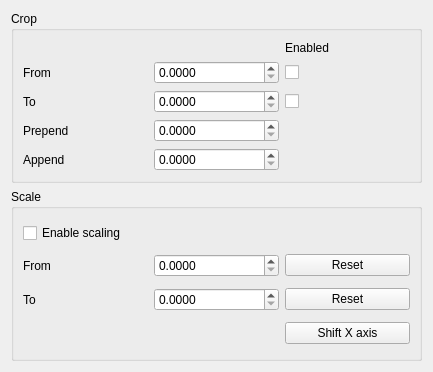
<?xml version="1.0" encoding="UTF-8"?>
<ui version="4.0">
 <class>CropScaleWidget</class>
 <widget class="QWidget" name="CropScaleWidget">
  <property name="geometry">
   <rect>
    <x>0</x>
    <y>0</y>
    <width>433</width>
    <height>372</height>
   </rect>
  </property>
  <property name="windowTitle">
   <string>Form</string>
  </property>
  <layout class="QVBoxLayout" name="verticalLayout">
   <item>
    <layout class="QVBoxLayout" name="verticalLayout_2">
     <item>
      <widget class="QGroupBox" name="qgbox_crop">
       <property name="title">
        <string>Crop</string>
       </property>
       <layout class="QGridLayout" name="gridLayout">
        <item row="2" column="1">
         <widget class="QDoubleSpinBox" name="qdspbox_cropFrom">
          <property name="decimals">
           <number>4</number>
          </property>
         </widget>
        </item>
        <item row="0" column="2">
         <widget class="QLabel" name="ql_cropEnabled">
          <property name="text">
           <string>Enabled</string>
          </property>
         </widget>
        </item>
        <item row="3" column="1">
         <widget class="QDoubleSpinBox" name="qdspbox_cropTo">
          <property name="decimals">
           <number>4</number>
          </property>
         </widget>
        </item>
        <item row="4" column="0">
         <widget class="QLabel" name="ql_prepend">
          <property name="text">
           <string>Prepend</string>
          </property>
         </widget>
        </item>
        <item row="5" column="0">
         <widget class="QLabel" name="ql_append">
          <property name="text">
           <string>Append</string>
          </property>
         </widget>
        </item>
        <item row="4" column="1">
         <widget class="QDoubleSpinBox" name="qdspbox_prepend">
          <property name="decimals">
           <number>4</number>
          </property>
         </widget>
        </item>
        <item row="2" column="0">
         <widget class="QLabel" name="ql_cropFrom">
          <property name="text">
           <string>From</string>
          </property>
         </widget>
        </item>
        <item row="3" column="2">
         <widget class="QCheckBox" name="qcb_cropTo">
          <property name="text">
           <string/>
          </property>
         </widget>
        </item>
        <item row="2" column="2">
         <widget class="QCheckBox" name="qcb_cropFrom">
          <property name="text">
           <string/>
          </property>
         </widget>
        </item>
        <item row="3" column="0">
         <widget class="QLabel" name="ql_cropTo">
          <property name="text">
           <string>To</string>
          </property>
         </widget>
        </item>
        <item row="5" column="1">
         <widget class="QDoubleSpinBox" name="qdspbox_append">
          <property name="decimals">
           <number>4</number>
          </property>
         </widget>
        </item>
       </layout>
      </widget>
     </item>
     <item>
      <widget class="QGroupBox" name="qgbox_scale">
       <property name="title">
        <string>Scale</string>
       </property>
       <layout class="QGridLayout" name="gridLayout_2">
        <item row="0" column="0" colspan="3">
         <widget class="QCheckBox" name="qcb_enableScaling">
          <property name="text">
           <string>Enable scaling</string>
          </property>
         </widget>
        </item>
        <item row="2" column="1">
         <widget class="QDoubleSpinBox" name="qdspbox_scaleFrom">
          <property name="decimals">
           <number>4</number>
          </property>
         </widget>
        </item>
        <item row="2" column="2">
         <widget class="QPushButton" name="qpb_resetScaleFrom">
          <property name="text">
           <string>Reset</string>
          </property>
         </widget>
        </item>
        <item row="3" column="1">
         <widget class="QDoubleSpinBox" name="qdspbox_scaleTo">
          <property name="decimals">
           <number>4</number>
          </property>
         </widget>
        </item>
        <item row="3" column="2">
         <widget class="QPushButton" name="qpb_resetScaleTo">
          <property name="text">
           <string>Reset</string>
          </property>
         </widget>
        </item>
        <item row="3" column="0">
         <widget class="QLabel" name="ql_scaleTo">
          <property name="text">
           <string>To</string>
          </property>
         </widget>
        </item>
        <item row="2" column="0">
         <widget class="QLabel" name="ql_scaleFrom">
          <property name="text">
           <string>From</string>
          </property>
         </widget>
        </item>
        <item row="4" column="2">
         <widget class="QPushButton" name="qpb_shiftXAxis">
          <property name="text">
           <string>Shift X axis</string>
          </property>
         </widget>
        </item>
       </layout>
      </widget>
     </item>
    </layout>
   </item>
  </layout>
 </widget>
 <resources/>
 <connections/>
</ui>
